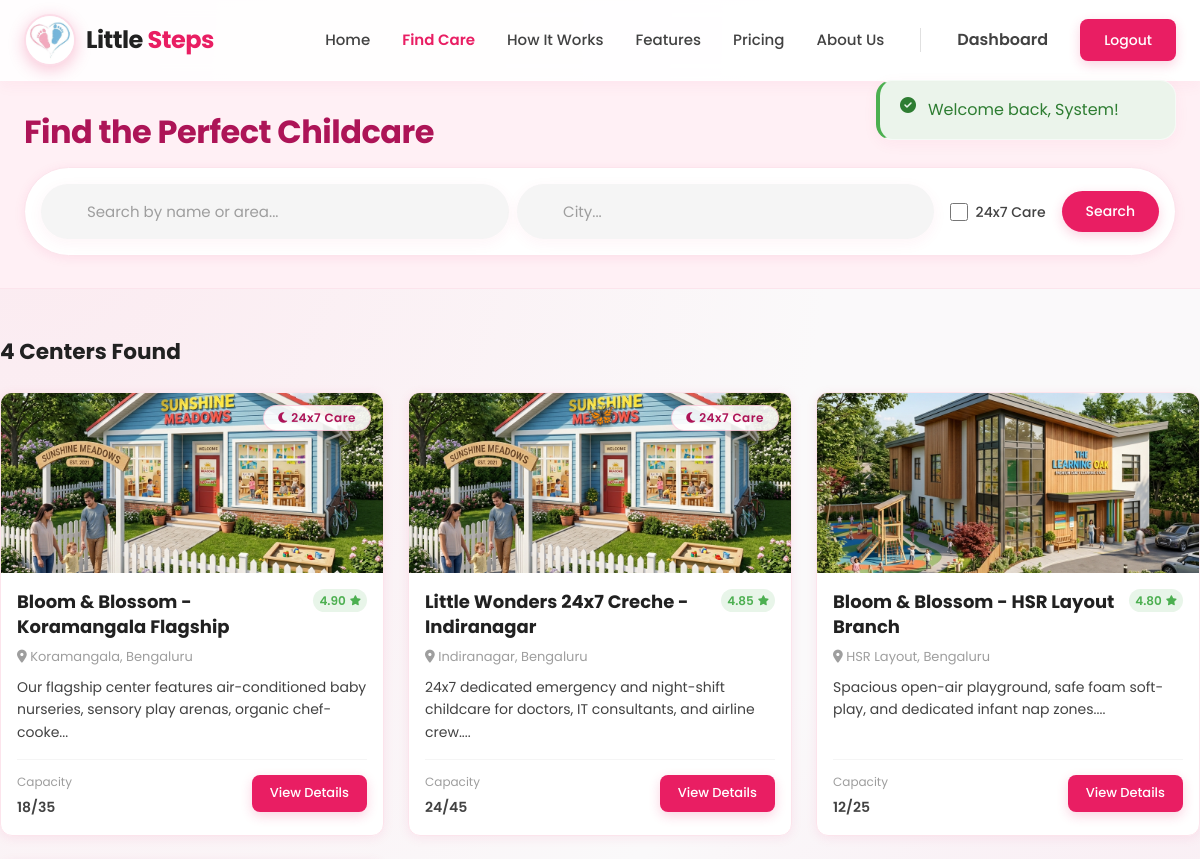
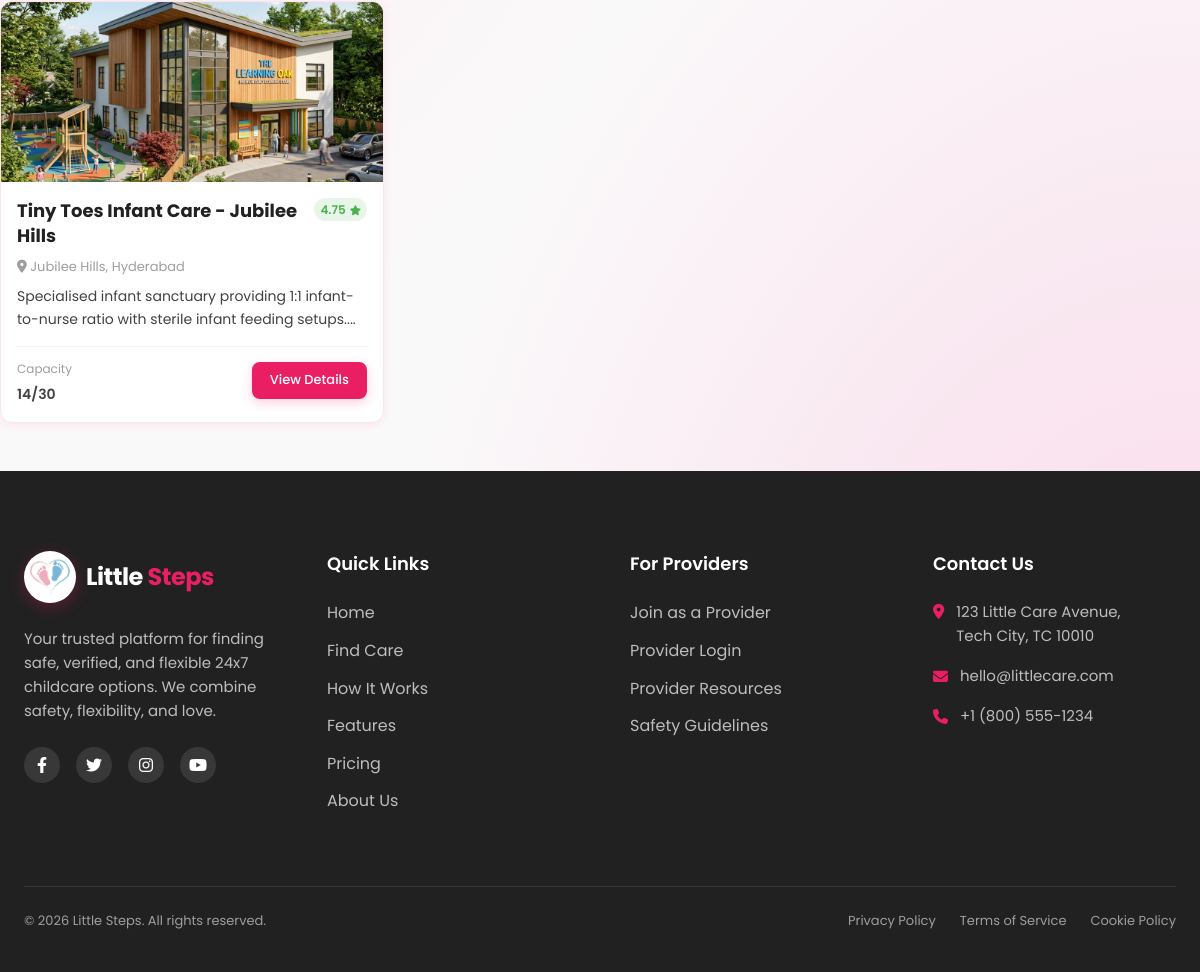
The page /search.php (signed in) on the database its author committed (2 pictures, top to bottom).
### tables this page shows
CREATE TABLE `daycare_centers` (
  `id` bigint(20) UNSIGNED NOT NULL AUTO_INCREMENT,
  `provider_id` bigint(20) UNSIGNED NOT NULL,
  `name` varchar(100) NOT NULL,
  `type` enum('daycare','creche','preschool','babysitting','after_school') NOT NULL DEFAULT 'daycare',
  `address` text NOT NULL,
  `area` varchar(100) DEFAULT NULL,
  `city` varchar(50) NOT NULL,
  `state` varchar(50) NOT NULL,
  `pincode` varchar(15) NOT NULL,
  `latitude` decimal(10,8) DEFAULT NULL,
  `longitude` decimal(11,8) DEFAULT NULL,
  `contact_phone` varchar(20) DEFAULT NULL,
  `contact_email` varchar(100) DEFAULT NULL,
  `images` json DEFAULT NULL,
  `description` text DEFAULT NULL,
  `amenities` json DEFAULT NULL,
  `curriculum` varchar(100) DEFAULT NULL,
  `min_age_months` int(11) DEFAULT 0,
  `max_age_years` int(11) DEFAULT 12,
  `capacity` int(11) DEFAULT 30,
  `current_occupancy` int(11) DEFAULT 0,
  `operating_hours_start` time DEFAULT '07:00:00',
  `operating_hours_end` time DEFAULT '20:00:00',
  `is_24x7` tinyint(1) NOT NULL DEFAULT 0,
  `meals_included` tinyint(1) NOT NULL DEFAULT 1,
  `transport_available` tinyint(1) NOT NULL DEFAULT 1,
  `cctv_enabled` tinyint(1) NOT NULL DEFAULT 1,
  `pricing_hourly` decimal(10,2) DEFAULT 150.00,
  `pricing_daily` decimal(10,2) DEFAULT 800.00,
  `pricing_monthly` decimal(10,2) DEFAULT 9500.00,
  `status` enum('active','inactive','maintenance') NOT NULL DEFAULT 'active',
  `rating` decimal(3,2) DEFAULT 4.80,
  `total_reviews` int(11) DEFAULT 0,
  `created_at` timestamp NOT NULL DEFAULT current_timestamp(),
  `updated_at` timestamp NOT NULL DEFAULT current_timestamp() ON UPDATE current_timestamp(),
  PRIMARY KEY (`id`),
  KEY `provider_id` (`provider_id`),
  KEY `city` (`city`),
  KEY `is_24x7` (`is_24x7`),
  KEY `status` (`status`),
  CONSTRAINT `fk_centers_provider` FOREIGN KEY (`provider_id`) REFERENCES `providers` (`id`) ON DELETE CASCADE
);

### search.php (the view, shortened to what this page needs)
<?php
require_once __DIR__ . '/config/functions.php';
require_once __DIR__ . '/includes/header.php';
$conn = getDBConnection();
$query = "SELECT c.*, p.business_name FROM daycare_centers c JOIN providers p ON c.provider_id = p.id WHERE c.status = 'active'";
$search = isset($_GET['q']) ? sanitizeInput($conn, $_GET['q']) : '';
$city = isset($_GET['city']) ? sanitizeInput($conn, $_GET['city']) : '';
$is24x7 = isset($_GET['is_24x7']) ? 1 : 0;
$query .= " ORDER BY c.rating DESC, c.name ASC LIMIT 50";
$stmt = $conn->prepare($query);
$stmt->execute();
$result = $stmt->get_result();
$centers = $result->fetch_all(MYSQLI_ASSOC);
?>
<div style="background-color: var(--baby-pink); padding: var(--space-xl) 0; border-bottom: 1px solid var(--light-pink);">
    <div class="container">
        <h1 style="color: var(--dark-pink); font-size: 2rem; margin-bottom: var(--space-md);">Find the Perfect Childcare</h1>
        <div class="card" style="margin: 0; padding: var(--space-md); border-radius: var(--radius-full);">
            <form method="GET" action="search.php" style="display: flex; gap: var(--space-sm); align-items: center; flex-wrap: wrap;">
                <div style="flex-grow: 1; min-width: 200px; position: relative;">
                    <input type="text" name="q" placeholder="Search by name or area..." class="form-control" style="border-radius: var(--radius-full); padding-left: 44px; border-color: transparent; background: var(--light-gray);" value="<?= htmlspecialchars($search) ?>">
                </div>
                <div style="flex-grow: 0.5; min-width: 150px; position: relative;">
                    <input type="text" name="city" placeholder="City..." class="form-control" style="border-radius: var(--radius-full); padding-left: 44px; border-color: transparent; background: var(--light-gray);" value="<?= htmlspecialchars($city) ?>">
                </div>
                <div style="display: flex; align-items: center; gap: 8px; padding: 0 var(--space-sm);">
                    <input type="checkbox" id="is_24x7" name="is_24x7" value="1" <?= $is24x7 ? 'checked' : '' ?> style="accent-color: var(--main-pink); width: 18px; height: 18px;">
                    <label for="is_24x7" style="font-size: 14px; font-weight: 500; cursor: pointer;">24x7 Care</label>
                </div>
                <button type="submit" class="btn btn-primary" style="border-radius: var(--radius-full);">Search</button>
            </form>
        </div>
    </div>
</div>
<div class="container" style="padding: var(--space-2xl) 0;">
    <div style="display: flex; justify-content: space-between; align-items: center; margin-bottom: var(--space-lg);">
        <h3 style="margin: 0;"><?= count($centers) ?> Centers Found</h3>
    </div>
    <div style="display: grid; grid-template-columns: repeat(auto-fill, minmax(320px, 1fr)); gap: var(--space-lg);">
        <?php if (count($centers) > 0): ?>
            <?php foreach ($centers as $center): ?>
                <div class="card" style="margin: 0; padding: 0; overflow: hidden; display: flex; flex-direction: column; height: 100%;">
                    <div style="height: 180px; background: var(--light-pink); position: relative;">
                        <div style="position: absolute; inset: 0; background: url('<?= SITE_URL ?>/assets/images/center_<?= ($center['id'] % 2) + 1 ?>.jpg') center/cover;"></div>
                        <?php if ($center['is_24x7']): ?>
                            <span class="badge badge-pink" style="position: absolute; top: 12px; right: 12px; background: rgba(255,255,255,0.9); box-shadow: var(--shadow-sm);"><i class="fas fa-moon"></i> &nbsp;24x7 Care</span>
                        <?php endif; ?>
                    </div>
                    <div style="padding: var(--space-md); flex-grow: 1; display: flex; flex-direction: column;">
                        <div style="display: flex; justify-content: space-between; align-items: flex-start; margin-bottom: 8px;">
                            <h3 style="margin: 0; font-size: 1.125rem;">
                                <a href="center-details.php?id=<?= $center['id'] ?>" style="color: var(--near-black);"><?= htmlspecialchars($center['name']) ?></a>
                            </h3>
                            <div style="display: flex; align-items: center; gap: 4px; background: var(--success-bg); color: var(--success); padding: 2px 6px; border-radius: var(--radius-sm); font-size: 12px; font-weight: 600;">
                                <?= $center['rating'] ?> <i class="fas fa-star" style="font-size: 10px;"></i>
                            </div>
                        </div>
                        <p style="color: var(--medium-gray); font-size: 13px; margin-bottom: var(--space-sm);">
                            <i class="fas fa-map-marker-alt"></i> <?= htmlspecialchars($center['area'] . ', ' . $center['city']) ?>
                        </p>
                        <p style="font-size: 14px; margin-bottom: var(--space-md); flex-grow: 1;">
                            <?= htmlspecialchars(substr($center['description'] ?? 'No description provided for this center.', 0, 100)) ?>...
                        </p>
                        <div style="display: flex; justify-content: space-between; align-items: center; border-top: 1px solid var(--light-gray); padding-top: var(--space-sm); margin-top: auto;">
                            <div>
                                <span style="font-size: 12px; color: var(--medium-gray);">Capacity</span><br>
                                <span style="font-weight: 600; font-size: 14px;"><?= $center['current_occupancy'] ?>/<?= $center['capacity'] ?></span>
                            </div>
                            <a href="center-details.php?id=<?= $center['id'] ?>" class="btn btn-primary btn-sm">View Details</a>
                        </div>
                    </div>
                </div>
            <?php endforeach; ?>
        <?php endif; ?>
    </div>
</div>
<?php require_once __DIR__ . '/includes/footer.php'; ?>

### assets/css/style.css (style rules this page uses)
:root { --main-pink: #E91E63; --light-pink: #FCE4EC; --dark-pink: #AD1457; --accent-pink: #F50057; --pastel-pink: #F8BBD9; --baby-pink: #FFF0F5; --white: #FFFFFF; --off-white: #FAF9FA; --light-gray: #F5F5F5; --medium-gray: #9E9E9E; --dark-gray: #424242; --near-black: #212121; --success: #4CAF50; --warning: #FF9800; --danger: #F44336; --info: #2196F3; --success-bg: #E8F5E9; --warning-bg: #FFF3E0; --danger-bg: #FFEBEE; --info-bg: #E3F2FD; --glass-bg: rgba(255, 255, 255, 0.75); --glass-border: rgba(255, 255, 255, 0.6); --glass-blur: blur(12px); --font-primary: 'Poppins', -apple-system, BlinkMacSystemFont, 'Segoe UI', Roboto, 'Helvetica Neue', Arial, sans-serif; --space-xs: 4px; --space-sm: 8px; --space-md: 16px; --space-lg: 24px; --space-xl: 32px; --space-2xl: 48px; --space-3xl: 64px; --radius-sm: 12px; --radius-md: 16px; --radius-lg: 24px; --radius-xl: 32px; --radius-full: 9999px; --shadow-sm: 0 4px 15px rgba(233,30,99,0.05); --shadow-md: 0 8px 30px rgba(233,30,99,0.08); --shadow-lg: 0 16px 40px rgba(233,30,99,0.12); --shadow-xl: 0 24px 60px rgba(233,30,99,0.15); }
* { margin: 0; padding: 0; box-sizing: border-box; }
body { font-family: var(--font-primary); background-color: var(--off-white); background-image: radial-gradient(at 0% 0%, rgba(252, 228, 236, 0.8) 0px, transparent 50%), radial-gradient(at 100% 100%, rgba(248, 187, 217, 0.6) 0px, transparent 50%); background-attachment: fixed; color: var(--dark-gray); line-height: 1.6; font-size: 16px; }
h1, h2, h3, h4, h5, h6 { color: var(--near-black); font-weight: 700; }
h1 { font-size: 2.25rem; line-height: 1.2; margin-bottom: var(--space-md); letter-spacing: -0.5px; }
h3 { font-size: 1.35rem; line-height: 1.4; margin-bottom: var(--space-sm); }
p { margin-bottom: var(--space-md); }
a { color: var(--main-pink); text-decoration: none; transition: all 0.3s ease; }
.container { max-width: 1200px; margin: 0 auto; padding: 0 var(--space-lg); }
.btn { display: inline-flex; align-items: center; justify-content: center; padding: 10px 24px; font-size: 14px; font-weight: 500; border-radius: 8px; cursor: pointer; transition: all 0.3s cubic-bezier(0.4, 0, 0.2, 1); border: none; font-family: inherit; gap: 10px; text-align: center; }
.btn-primary { background: var(--main-pink); color: var(--white); box-shadow: 0 4px 12px rgba(233, 30, 99, 0.2); }
.btn-sm { padding: 8px 18px; font-size: 13px; }
.card { background: var(--white); border: 1px solid var(--light-pink); border-radius: 12px; box-shadow: 0 2px 12px rgba(233, 30, 99, 0.08); padding: var(--space-xl); margin-bottom: var(--space-lg); transition: all 0.3s ease; }
.form-control { width: 100%; padding: 14px 24px; font-size: 15px; font-family: inherit; border: 2px solid rgba(233, 30, 99, 0.2); border-radius: 40px; background: rgba(255, 255, 255, 0.7); backdrop-filter: blur(12px); color: var(--near-black); transition: all 0.3s ease; box-shadow: 0 4px 15px rgba(233, 30, 99, 0.05); }
.form-control::placeholder { color: #9E9E9E; }
.badge { display: inline-flex; align-items: center; padding: 6px 14px; font-size: 12px; font-weight: 600; border-radius: var(--radius-full); line-height: 1; letter-spacing: 0.5px; }
.badge-pink { background: var(--light-pink); color: var(--dark-pink); border: 1px solid rgba(233, 30, 99, 0.2); }

### rows shown on the page
daycare_centers: is_24x7 1 (drawn), name "Bloom & Blossom - Koramangala Flagship", rating "4.90", area+city "Koramangala, Bengaluru", description "Our flagship center features air-conditioned baby nurseries, sensory play arenas, organic chef-cooke", current_occupancy "18", capacity "35"
daycare_centers: is_24x7 1 (drawn), name "Little Wonders 24x7 Creche - Indiranagar", rating "4.85", area+city "Indiranagar, Bengaluru", description "24x7 dedicated emergency and night-shift childcare for doctors, IT consultants, and airline crew.", current_occupancy "24", capacity "45"
daycare_centers: name "Bloom & Blossom - HSR Layout Branch", rating "4.80", area+city "HSR Layout, Bengaluru", description "Spacious open-air playground, safe foam soft-play, and dedicated infant nap zones.", current_occupancy "12", capacity "25"
daycare_centers: name "Tiny Toes Infant Care - Jubilee Hills", rating "4.75", area+city "Jubilee Hills, Hyderabad", description "Specialised infant sanctuary providing 1:1 infant-to-nurse ratio with sterile infant feeding setups.", current_occupancy "14", capacity "30"

### other values the page prints
$flash['message'] "Welcome back, System!"
count($centers) "4"
